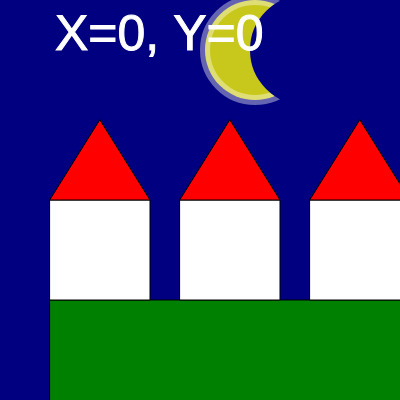
Frame 1 (no input)
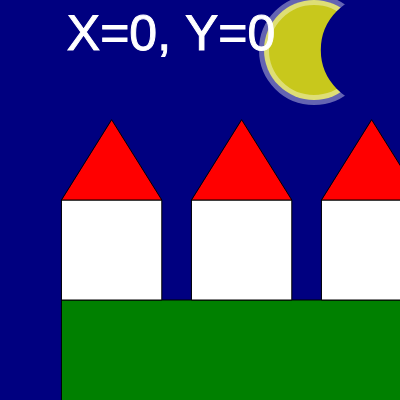
Frame 60 (no input)
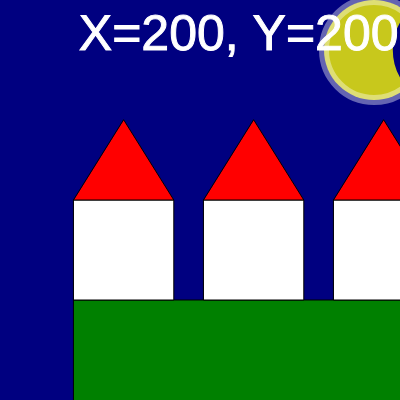
Frame 120 (the mouse pressed at the canvas centre since frame 60)

The p5.js sketch that drew these frames (run headless with seeded random() and noise() and a simulated clock; from frame 60 on, the mouse is pressed at the canvas centre):

// p5.js sketch
// ── sketch.js
let canvasXMax=400, canvasYMax=400;
let moonXpos=255;
let moonYpos=50;
let phase =50;
let diametro =100;
function setup() {
  createCanvas(canvasXMax, canvasYMax);
}
function draw() {
  background("navy");
  //moon
  colorMode(RGB);
  drawingMonn(moonXpos, moonYpos, diametro, phase);
  //drawingMonn(50, 100, 100, 5);
  stroke(0);//black outline
  strokeWeight(1);//outline thickness
  fill("green");
  let y = 300;
  rect(0, y, canvasXMax, y);
  stroke(0);//black outline
  strokeWeight(1);//outline thickness
  let x_casa =0;
  let house_height = 100, house_width=100;
  for(let numero_case=0; numero_case<3; numero_case++){
    fill("white");
    rect(x_casa, y-house_height , house_width, house_height);
    fill("red");
    let roof_height=80;
    triangle(x_casa, y-house_height , x_casa+house_width, y-house_height, x_casa+(house_width/2), y-house_height-roof_height);
    x_casa += house_width+30;
  }
  //displays the x and y position of the mouse on the canvas
  stroke("white");
  strokeWeight(1);
  fill(255);//white text
  textSize(50)
  text(`X=${mouseX}, Y=${mouseY}`, 5, 50);
  moonXpos= (moonXpos+1)% canvasXMax;
  phase = phase+0.2;
  if(phase > diametro){
    phase = -diametro;
  }
}

function drawingMonn(xMoon, yMoon, dMoon, phase){
  //codice che ci serve per disegnare luna
  push();
  fill(255, 255, 0, 200);
  stroke(255, 255, 255, 100);
  strokeWeight(10); //large outline
  circle(xMoon, yMoon, dMoon);
  //overlappin circle
  translate(phase, 0);
  stroke("navy");
  fill("navy");
  circle(xMoon, yMoon, dMoon);
}
